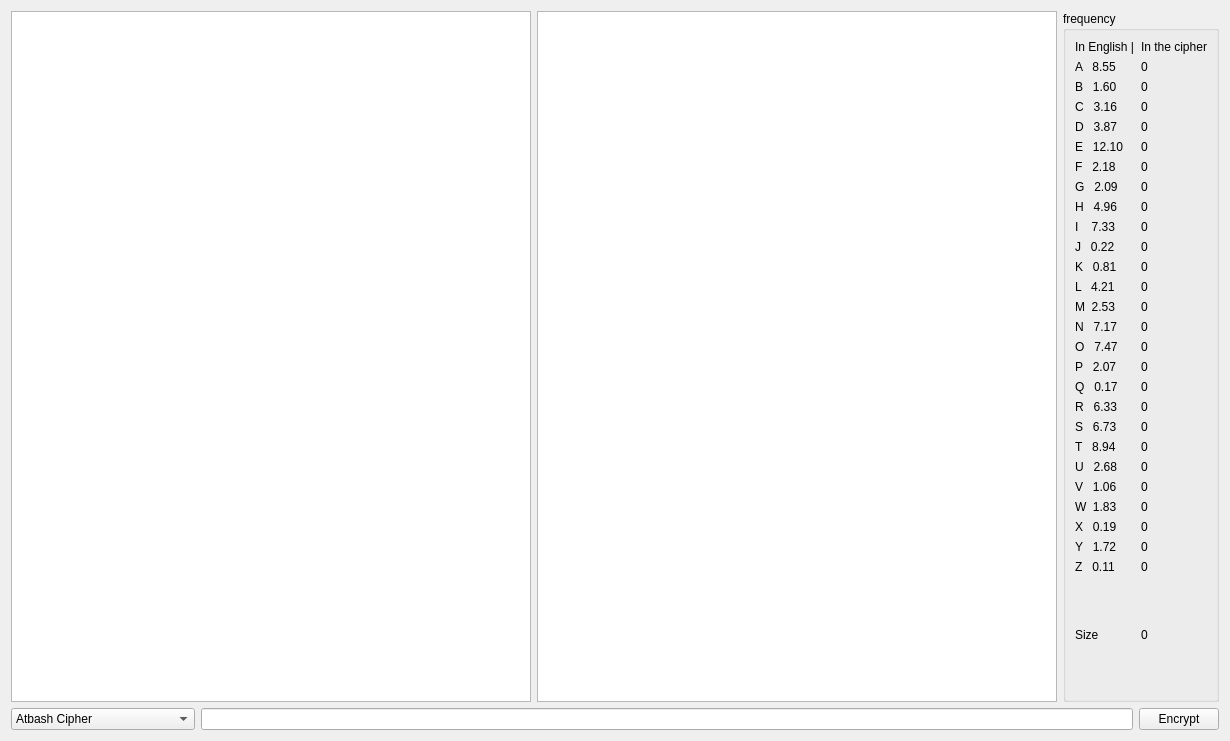
<?xml version="1.0" encoding="UTF-8"?>
<ui version="4.0">
 <class>EncryptionWindow</class>
 <widget class="QWidget" name="EncryptionWindow">
  <property name="geometry">
   <rect>
    <x>0</x>
    <y>0</y>
    <width>1230</width>
    <height>741</height>
   </rect>
  </property>
  <property name="windowTitle">
   <string>Form</string>
  </property>
  <layout class="QGridLayout" name="gridLayout">
   <item row="1" column="0">
    <widget class="QComboBox" name="listOfCiphers">
     <item>
      <property name="text">
       <string>Atbash Cipher</string>
      </property>
     </item>
     <item>
      <property name="text">
       <string>ROT 13</string>
      </property>
     </item>
     <item>
      <property name="text">
       <string>Caesar Cipher</string>
      </property>
     </item>
     <item>
      <property name="text">
       <string>Affiliate Cipher</string>
      </property>
     </item>
     <item>
      <property name="text">
       <string>Baconian Cipher</string>
      </property>
     </item>
     <item>
      <property name="text">
       <string>Simple Replacement Cipher</string>
      </property>
     </item>
     <item>
      <property name="text">
       <string>Polibiya Cipher</string>
      </property>
     </item>
     <item>
      <property name="text">
       <string>Swap Cipher</string>
      </property>
     </item>
     <item>
      <property name="text">
       <string>Vigenera Cipher</string>
      </property>
     </item>
    </widget>
   </item>
   <item row="1" column="1">
    <widget class="QLineEdit" name="key"/>
   </item>
   <item row="1" column="2">
    <widget class="QPushButton" name="toEncrypt">
     <property name="text">
      <string>Encrypt</string>
     </property>
    </widget>
   </item>
   <item row="0" column="0" colspan="3">
    <layout class="QHBoxLayout" name="horizontalLayout">
     <item>
      <widget class="QTextEdit" name="textToEncrypt">
       <property name="html">
        <string>&lt;!DOCTYPE HTML PUBLIC &quot;-//W3C//DTD HTML 4.0//EN&quot; &quot;http://www.w3.org/TR/REC-html40/strict.dtd&quot;&gt;
&lt;html&gt;&lt;head&gt;&lt;meta name=&quot;qrichtext&quot; content=&quot;1&quot; /&gt;&lt;style type=&quot;text/css&quot;&gt;
p, li { white-space: pre-wrap; }
&lt;/style&gt;&lt;/head&gt;&lt;body style=&quot; font-family:'MS Shell Dlg 2'; font-size:7.8pt; font-weight:400; font-style:normal;&quot;&gt;
&lt;p style=&quot;-qt-paragraph-type:empty; margin-top:0px; margin-bottom:0px; margin-left:0px; margin-right:0px; -qt-block-indent:0; text-indent:0px;&quot;&gt;&lt;br /&gt;&lt;/p&gt;&lt;/body&gt;&lt;/html&gt;</string>
       </property>
      </widget>
     </item>
     <item>
      <widget class="QTextBrowser" name="textBrowser">
       <property name="html">
        <string>&lt;!DOCTYPE HTML PUBLIC &quot;-//W3C//DTD HTML 4.0//EN&quot; &quot;http://www.w3.org/TR/REC-html40/strict.dtd&quot;&gt;
&lt;html&gt;&lt;head&gt;&lt;meta name=&quot;qrichtext&quot; content=&quot;1&quot; /&gt;&lt;style type=&quot;text/css&quot;&gt;
p, li { white-space: pre-wrap; }
&lt;/style&gt;&lt;/head&gt;&lt;body style=&quot; font-family:'MS Shell Dlg 2'; font-size:7.8pt; font-weight:400; font-style:normal;&quot;&gt;
&lt;p style=&quot;-qt-paragraph-type:empty; margin-top:0px; margin-bottom:0px; margin-left:0px; margin-right:0px; -qt-block-indent:0; text-indent:0px;&quot;&gt;&lt;br /&gt;&lt;/p&gt;&lt;/body&gt;&lt;/html&gt;</string>
       </property>
      </widget>
     </item>
     <item>
      <widget class="QGroupBox" name="groupBox_3">
       <property name="sizePolicy">
        <sizepolicy hsizetype="Fixed" vsizetype="Minimum">
         <horstretch>0</horstretch>
         <verstretch>0</verstretch>
        </sizepolicy>
       </property>
       <property name="title">
        <string>frequency</string>
       </property>
       <layout class="QGridLayout" name="gridLayout_3">
        <item row="13" column="1">
         <widget class="QLabel" name="MFreq">
          <property name="sizePolicy">
           <sizepolicy hsizetype="Fixed" vsizetype="Fixed">
            <horstretch>0</horstretch>
            <verstretch>0</verstretch>
           </sizepolicy>
          </property>
          <property name="text">
           <string>0</string>
          </property>
         </widget>
        </item>
        <item row="20" column="1">
         <widget class="QLabel" name="TFreq">
          <property name="sizePolicy">
           <sizepolicy hsizetype="Fixed" vsizetype="Fixed">
            <horstretch>0</horstretch>
            <verstretch>0</verstretch>
           </sizepolicy>
          </property>
          <property name="text">
           <string>0</string>
          </property>
         </widget>
        </item>
        <item row="13" column="0">
         <widget class="QLabel" name="label_97">
          <property name="text">
           <string>M  2.53</string>
          </property>
         </widget>
        </item>
        <item row="3" column="0">
         <widget class="QLabel" name="label_87">
          <property name="text">
           <string>C   3.16</string>
          </property>
         </widget>
        </item>
        <item row="8" column="1">
         <widget class="QLabel" name="HFreq">
          <property name="sizePolicy">
           <sizepolicy hsizetype="Fixed" vsizetype="Fixed">
            <horstretch>0</horstretch>
            <verstretch>0</verstretch>
           </sizepolicy>
          </property>
          <property name="text">
           <string>0</string>
          </property>
         </widget>
        </item>
        <item row="19" column="1">
         <widget class="QLabel" name="SFreq">
          <property name="sizePolicy">
           <sizepolicy hsizetype="Fixed" vsizetype="Fixed">
            <horstretch>0</horstretch>
            <verstretch>0</verstretch>
           </sizepolicy>
          </property>
          <property name="text">
           <string>0</string>
          </property>
         </widget>
        </item>
        <item row="5" column="0">
         <widget class="QLabel" name="label_91">
          <property name="text">
           <string>E   12.10</string>
          </property>
         </widget>
        </item>
        <item row="2" column="1">
         <widget class="QLabel" name="BFreq">
          <property name="sizePolicy">
           <sizepolicy hsizetype="Fixed" vsizetype="Fixed">
            <horstretch>0</horstretch>
            <verstretch>0</verstretch>
           </sizepolicy>
          </property>
          <property name="text">
           <string>0</string>
          </property>
         </widget>
        </item>
        <item row="25" column="0">
         <widget class="QLabel" name="label_110">
          <property name="text">
           <string>Y   1.72</string>
          </property>
         </widget>
        </item>
        <item row="18" column="0">
         <widget class="QLabel" name="label_102">
          <property name="text">
           <string>R   6.33</string>
          </property>
         </widget>
        </item>
        <item row="0" column="0">
         <widget class="QLabel" name="label_81">
          <property name="sizePolicy">
           <sizepolicy hsizetype="Fixed" vsizetype="Fixed">
            <horstretch>0</horstretch>
            <verstretch>0</verstretch>
           </sizepolicy>
          </property>
          <property name="text">
           <string>In English |</string>
          </property>
         </widget>
        </item>
        <item row="24" column="1">
         <widget class="QLabel" name="XFreq">
          <property name="sizePolicy">
           <sizepolicy hsizetype="Fixed" vsizetype="Fixed">
            <horstretch>0</horstretch>
            <verstretch>0</verstretch>
           </sizepolicy>
          </property>
          <property name="text">
           <string>0</string>
          </property>
         </widget>
        </item>
        <item row="26" column="1">
         <widget class="QLabel" name="ZFreq">
          <property name="sizePolicy">
           <sizepolicy hsizetype="Fixed" vsizetype="Fixed">
            <horstretch>0</horstretch>
            <verstretch>0</verstretch>
           </sizepolicy>
          </property>
          <property name="text">
           <string>0</string>
          </property>
         </widget>
        </item>
        <item row="7" column="0">
         <widget class="QLabel" name="label_93">
          <property name="text">
           <string>G   2.09</string>
          </property>
         </widget>
        </item>
        <item row="14" column="1">
         <widget class="QLabel" name="NFreq">
          <property name="sizePolicy">
           <sizepolicy hsizetype="Fixed" vsizetype="Fixed">
            <horstretch>0</horstretch>
            <verstretch>0</verstretch>
           </sizepolicy>
          </property>
          <property name="text">
           <string>0</string>
          </property>
         </widget>
        </item>
        <item row="15" column="0">
         <widget class="QLabel" name="label_99">
          <property name="text">
           <string>O   7.47</string>
          </property>
         </widget>
        </item>
        <item row="15" column="1">
         <widget class="QLabel" name="OFreq">
          <property name="sizePolicy">
           <sizepolicy hsizetype="Fixed" vsizetype="Fixed">
            <horstretch>0</horstretch>
            <verstretch>0</verstretch>
           </sizepolicy>
          </property>
          <property name="text">
           <string>0</string>
          </property>
         </widget>
        </item>
        <item row="2" column="0">
         <widget class="QLabel" name="label_85">
          <property name="text">
           <string>B   1.60</string>
          </property>
         </widget>
        </item>
        <item row="26" column="0">
         <widget class="QLabel" name="label_111">
          <property name="text">
           <string>Z   0.11</string>
          </property>
         </widget>
        </item>
        <item row="14" column="0">
         <widget class="QLabel" name="label_98">
          <property name="text">
           <string>N   7.17</string>
          </property>
         </widget>
        </item>
        <item row="21" column="0">
         <widget class="QLabel" name="label_106">
          <property name="text">
           <string>U   2.68</string>
          </property>
         </widget>
        </item>
        <item row="10" column="0">
         <widget class="QLabel" name="label_114">
          <property name="text">
           <string>J   0.22</string>
          </property>
         </widget>
        </item>
        <item row="22" column="0">
         <widget class="QLabel" name="label_107">
          <property name="text">
           <string>V   1.06</string>
          </property>
         </widget>
        </item>
        <item row="8" column="0">
         <widget class="QLabel" name="label_112">
          <property name="text">
           <string>H   4.96</string>
          </property>
         </widget>
        </item>
        <item row="12" column="1">
         <widget class="QLabel" name="LFreq">
          <property name="sizePolicy">
           <sizepolicy hsizetype="Fixed" vsizetype="Fixed">
            <horstretch>0</horstretch>
            <verstretch>0</verstretch>
           </sizepolicy>
          </property>
          <property name="text">
           <string>0</string>
          </property>
         </widget>
        </item>
        <item row="19" column="0">
         <widget class="QLabel" name="label_103">
          <property name="text">
           <string>S   6.73</string>
          </property>
         </widget>
        </item>
        <item row="6" column="1">
         <widget class="QLabel" name="FFreq">
          <property name="sizePolicy">
           <sizepolicy hsizetype="Fixed" vsizetype="Fixed">
            <horstretch>0</horstretch>
            <verstretch>0</verstretch>
           </sizepolicy>
          </property>
          <property name="text">
           <string>0</string>
          </property>
         </widget>
        </item>
        <item row="1" column="0">
         <widget class="QLabel" name="label_83">
          <property name="text">
           <string>A   8.55</string>
          </property>
         </widget>
        </item>
        <item row="7" column="1">
         <widget class="QLabel" name="GFreq">
          <property name="sizePolicy">
           <sizepolicy hsizetype="Fixed" vsizetype="Fixed">
            <horstretch>0</horstretch>
            <verstretch>0</verstretch>
           </sizepolicy>
          </property>
          <property name="text">
           <string>0</string>
          </property>
         </widget>
        </item>
        <item row="9" column="1">
         <widget class="QLabel" name="IFreq">
          <property name="sizePolicy">
           <sizepolicy hsizetype="Fixed" vsizetype="Fixed">
            <horstretch>0</horstretch>
            <verstretch>0</verstretch>
           </sizepolicy>
          </property>
          <property name="text">
           <string>0</string>
          </property>
         </widget>
        </item>
        <item row="22" column="1">
         <widget class="QLabel" name="VFreq">
          <property name="sizePolicy">
           <sizepolicy hsizetype="Fixed" vsizetype="Fixed">
            <horstretch>0</horstretch>
            <verstretch>0</verstretch>
           </sizepolicy>
          </property>
          <property name="text">
           <string>0</string>
          </property>
         </widget>
        </item>
        <item row="16" column="1">
         <widget class="QLabel" name="PFreq">
          <property name="sizePolicy">
           <sizepolicy hsizetype="Fixed" vsizetype="Fixed">
            <horstretch>0</horstretch>
            <verstretch>0</verstretch>
           </sizepolicy>
          </property>
          <property name="text">
           <string>0</string>
          </property>
         </widget>
        </item>
        <item row="9" column="0">
         <widget class="QLabel" name="label_113">
          <property name="text">
           <string>I    7.33</string>
          </property>
         </widget>
        </item>
        <item row="11" column="1">
         <widget class="QLabel" name="KFreq">
          <property name="sizePolicy">
           <sizepolicy hsizetype="Fixed" vsizetype="Fixed">
            <horstretch>0</horstretch>
            <verstretch>0</verstretch>
           </sizepolicy>
          </property>
          <property name="text">
           <string>0</string>
          </property>
         </widget>
        </item>
        <item row="20" column="0">
         <widget class="QLabel" name="label_105">
          <property name="text">
           <string>T   8.94</string>
          </property>
         </widget>
        </item>
        <item row="23" column="1">
         <widget class="QLabel" name="WFreq">
          <property name="sizePolicy">
           <sizepolicy hsizetype="Fixed" vsizetype="Fixed">
            <horstretch>0</horstretch>
            <verstretch>0</verstretch>
           </sizepolicy>
          </property>
          <property name="text">
           <string>0</string>
          </property>
         </widget>
        </item>
        <item row="24" column="0">
         <widget class="QLabel" name="label_109">
          <property name="text">
           <string>X   0.19</string>
          </property>
         </widget>
        </item>
        <item row="1" column="1">
         <widget class="QLabel" name="AFreq">
          <property name="sizePolicy">
           <sizepolicy hsizetype="Fixed" vsizetype="Fixed">
            <horstretch>0</horstretch>
            <verstretch>0</verstretch>
           </sizepolicy>
          </property>
          <property name="text">
           <string>0</string>
          </property>
         </widget>
        </item>
        <item row="17" column="0">
         <widget class="QLabel" name="label_101">
          <property name="text">
           <string>Q   0.17</string>
          </property>
         </widget>
        </item>
        <item row="4" column="0">
         <widget class="QLabel" name="label_89">
          <property name="text">
           <string>D   3.87</string>
          </property>
         </widget>
        </item>
        <item row="12" column="0">
         <widget class="QLabel" name="label_96">
          <property name="text">
           <string>L   4.21</string>
          </property>
         </widget>
        </item>
        <item row="16" column="0">
         <widget class="QLabel" name="label_100">
          <property name="text">
           <string>P   2.07</string>
          </property>
         </widget>
        </item>
        <item row="23" column="0">
         <widget class="QLabel" name="label_108">
          <property name="text">
           <string>W  1.83</string>
          </property>
         </widget>
        </item>
        <item row="21" column="1">
         <widget class="QLabel" name="UFreq">
          <property name="sizePolicy">
           <sizepolicy hsizetype="Fixed" vsizetype="Fixed">
            <horstretch>0</horstretch>
            <verstretch>0</verstretch>
           </sizepolicy>
          </property>
          <property name="text">
           <string>0</string>
          </property>
         </widget>
        </item>
        <item row="10" column="1">
         <widget class="QLabel" name="JFreq">
          <property name="sizePolicy">
           <sizepolicy hsizetype="Fixed" vsizetype="Fixed">
            <horstretch>0</horstretch>
            <verstretch>0</verstretch>
           </sizepolicy>
          </property>
          <property name="text">
           <string>0</string>
          </property>
         </widget>
        </item>
        <item row="18" column="1">
         <widget class="QLabel" name="RFreq">
          <property name="sizePolicy">
           <sizepolicy hsizetype="Fixed" vsizetype="Fixed">
            <horstretch>0</horstretch>
            <verstretch>0</verstretch>
           </sizepolicy>
          </property>
          <property name="text">
           <string>0</string>
          </property>
         </widget>
        </item>
        <item row="3" column="1">
         <widget class="QLabel" name="CFreq">
          <property name="sizePolicy">
           <sizepolicy hsizetype="Fixed" vsizetype="Fixed">
            <horstretch>0</horstretch>
            <verstretch>0</verstretch>
           </sizepolicy>
          </property>
          <property name="text">
           <string>0</string>
          </property>
         </widget>
        </item>
        <item row="4" column="1">
         <widget class="QLabel" name="DFreq">
          <property name="sizePolicy">
           <sizepolicy hsizetype="Fixed" vsizetype="Fixed">
            <horstretch>0</horstretch>
            <verstretch>0</verstretch>
           </sizepolicy>
          </property>
          <property name="text">
           <string>0</string>
          </property>
         </widget>
        </item>
        <item row="25" column="1">
         <widget class="QLabel" name="YFreq">
          <property name="sizePolicy">
           <sizepolicy hsizetype="Fixed" vsizetype="Fixed">
            <horstretch>0</horstretch>
            <verstretch>0</verstretch>
           </sizepolicy>
          </property>
          <property name="text">
           <string>0</string>
          </property>
         </widget>
        </item>
        <item row="11" column="0">
         <widget class="QLabel" name="label_95">
          <property name="enabled">
           <bool>true</bool>
          </property>
          <property name="text">
           <string>K   0.81</string>
          </property>
         </widget>
        </item>
        <item row="5" column="1">
         <widget class="QLabel" name="EFreq">
          <property name="sizePolicy">
           <sizepolicy hsizetype="Fixed" vsizetype="Fixed">
            <horstretch>0</horstretch>
            <verstretch>0</verstretch>
           </sizepolicy>
          </property>
          <property name="text">
           <string>0</string>
          </property>
         </widget>
        </item>
        <item row="6" column="0">
         <widget class="QLabel" name="label_104">
          <property name="sizePolicy">
           <sizepolicy hsizetype="Fixed" vsizetype="Fixed">
            <horstretch>0</horstretch>
            <verstretch>0</verstretch>
           </sizepolicy>
          </property>
          <property name="text">
           <string>F   2.18</string>
          </property>
         </widget>
        </item>
        <item row="0" column="1">
         <widget class="QLabel" name="label_82">
          <property name="sizePolicy">
           <sizepolicy hsizetype="Fixed" vsizetype="Fixed">
            <horstretch>0</horstretch>
            <verstretch>0</verstretch>
           </sizepolicy>
          </property>
          <property name="autoFillBackground">
           <bool>false</bool>
          </property>
          <property name="text">
           <string>In the cipher</string>
          </property>
         </widget>
        </item>
        <item row="17" column="1">
         <widget class="QLabel" name="QFreq">
          <property name="sizePolicy">
           <sizepolicy hsizetype="Fixed" vsizetype="Fixed">
            <horstretch>0</horstretch>
            <verstretch>0</verstretch>
           </sizepolicy>
          </property>
          <property name="text">
           <string>0</string>
          </property>
         </widget>
        </item>
        <item row="27" column="1">
         <widget class="QLabel" name="label">
          <property name="sizePolicy">
           <sizepolicy hsizetype="Fixed" vsizetype="Preferred">
            <horstretch>0</horstretch>
            <verstretch>0</verstretch>
           </sizepolicy>
          </property>
          <property name="text">
           <string>0</string>
          </property>
         </widget>
        </item>
        <item row="27" column="0">
         <widget class="QLabel" name="label_2">
          <property name="sizePolicy">
           <sizepolicy hsizetype="Fixed" vsizetype="Preferred">
            <horstretch>0</horstretch>
            <verstretch>0</verstretch>
           </sizepolicy>
          </property>
          <property name="text">
           <string>Size</string>
          </property>
         </widget>
        </item>
       </layout>
      </widget>
     </item>
    </layout>
   </item>
  </layout>
 </widget>
 <resources/>
 <connections/>
</ui>
